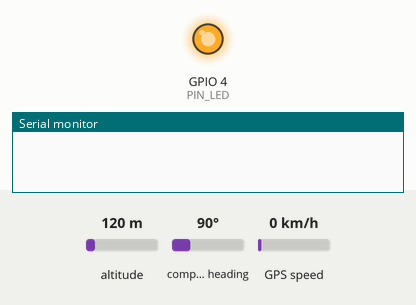
The sketch below on a simulated ESP32. Shown: output pins drawn as LEDs (lit = HIGH), the last lines printed to the serial monitor. Inputs (shaded band) come from the test bench; at power-on: altitude 120 m, compass heading 90°, GPS speed 0 km/h. WiFi joins after 1.5 s; servers stay silent unless stated; uploads are accepted with an empty reply; the GPS gets a fix after 3 s at 37.7749, -122.4194 with 8 satellites; pins used as bus, display or sensor lines are not drawn.

Above: at 0.1 s.
At 0.6 s:
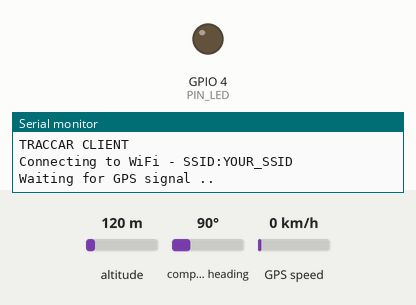
Timing chart, 0 to 40.5 s (numbered marks = the images above):
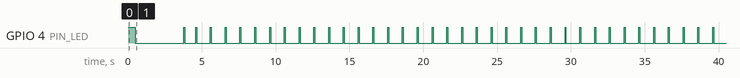

Measured:
- by itself, GPIO 4 (PIN_LED): goes LOW 3.3 s, HIGH 0.07 s, LOW 0.73 s, 35 × (HIGH 0.07 s, LOW 0.93 s), HIGH 0.07 s, then LOW

The sketch:

traccar_client_wifi.ino
```cpp
// (licence header left out)
#include <Arduino.h>
#include <WiFi.h>
#include <TinyGPS.h>

#define PIN_LED 4
#define PIN_GPS_POWER 15
#define PIN_GPS_UART_RXD 32
#define PIN_GPS_UART_TXD 33

#define GPS_BAUDRATE 115200
#define WIFI_SSID "YOUR_SSID"
#define WIFI_PASSWORD "YOUR_PASSWORD"
#define WIFI_JOIN_INTERVAL 15000

#define TRACCAR_HOST "YOUR_TRACCAR_HOST"
#define TRACCAR_PORT 5055
#define TRACCAR_DEV_ID "YOUR_DEVICE_ID"

TinyGPS gps;
WiFiClient client;

bool checkWiFi()
{
  // check WiFi connection and re-connect if disconnected
  static uint32_t wifiStartTime = 0;
  if (WiFi.status() != WL_CONNECTED) {
    if (wifiStartTime == 0 || millis() - wifiStartTime > WIFI_JOIN_INTERVAL) {
        Serial.println();
        Serial.print("Connecting to WiFi - SSID:");
        Serial.println(WIFI_SSID);
        WiFi.disconnect(false);
        WiFi.mode(WIFI_STA);
        WiFi.begin(WIFI_SSID, WIFI_PASSWORD);
        wifiStartTime = millis();
    }
    return false;
  } else {
    if (wifiStartTime) {
      // just connected
      Serial.println();
      Serial.print("WiFi connected. IP:");
      Serial.println(WiFi.localIP());
      wifiStartTime = 0;
    }
    return true;
  }
}

void setup()
{
  // turn on indicator LED
  pinMode(PIN_LED, OUTPUT);
  digitalWrite(PIN_LED, HIGH);
  // turn on GPS power
  pinMode(PIN_GPS_POWER, OUTPUT);
  digitalWrite(PIN_GPS_POWER, HIGH);

  // USB serial
  Serial.begin(115200);
  delay(500);
  Serial.println("TRACCAR CLIENT");

  // initialize WiFi
  checkWiFi();

  // start serial UART where GPS receiver is connected
  Serial1.begin(GPS_BAUDRATE, SERIAL_8N1, PIN_GPS_UART_RXD, PIN_GPS_UART_TXD);
  Serial.print("Waiting for GPS signal ");

  // turn off indicator LED
  digitalWrite(PIN_LED, LOW);
}

void loop()
{
  static unsigned long lastutc = 0;

  // check incoming NMEA data from GPS
  if (!Serial1.available()) {
    return;
  }

  // read a character of NMEA stream from GPS
  char c = Serial1.read();
  if (lastutc == 0) {
    // display progress before GPS has signal
    if (c == '\n') Serial.write('.');
  }

  // decode NMEA stream
  if (!gps.encode(c)) {
    return;
  }

  // check WiFi connection and connect to Traccar server if disconnected
  if (checkWiFi()) {
    if (!client.connected()) {
      Serial.print("Connecting to ");
      Serial.print(TRACCAR_HOST);
      Serial.print("...");
      if (client.connect(TRACCAR_HOST, TRACCAR_PORT)) {
        Serial.println("OK");
      } else {
        Serial.println("failed");
        delay(3000);
        return;
      }
    }
  }

  // check UTC timestamp from GPS
  unsigned long utcdate, utctime;
  gps.get_datetime(&utcdate, &utctime, 0);
  if (utctime == lastutc) {
    return;
  }

  // turn on  indicator LED
  digitalWrite(PIN_LED, HIGH);

  // now that new GPS coordinates are available
  long lat, lng;
  gps.get_position(&lat, &lng, 0);
  long speed = gps.speed();
  long alt = gps.altitude();
  int sats = gps.satellites();
  int heading = gps.course();
  // generate ISO time string
  char isotime[24];
  sprintf(isotime, "%04u-%02u-%02uT%02u:%02u:%02u.%01uZ",
    (unsigned int)(utcdate % 100) + 2000, (unsigned int)(utcdate / 100) % 100, (unsigned int)(utcdate / 10000),
    (unsigned int)(utctime / 1000000), (unsigned int)(utctime % 1000000) / 10000, (unsigned int)(utctime % 10000) / 100, ((unsigned int)utctime % 100) / 10);

  // display GPS UTC time and coordinates
  Serial.print(isotime);
  Serial.print(" LAT:");
  Serial.print((float)lat / 1000000, 6);
  Serial.print(" LNG:");
  Serial.print((float)lng / 1000000, 6);
  Serial.print(" Speed:");
  Serial.print((int)speed * 1852 / 100000);
  Serial.print("km/h Alt:");
  Serial.print(alt / 100);
  Serial.print("m Sats:");
  Serial.println(sats);

  // arrange and send data in OsmAnd protocol
  // refer to https://www.traccar.org/osmand
  char data[128];
  sprintf(data, "&lat=%f&lon=%f&altitude=%d&speed=%f&heading=%d", (float)lat / 1000000, (float)lng / 1000000, (int)(alt / 100), (float)speed / 100, heading / 100);
  // send data
  client.print(String("GET /?id=") + TRACCAR_DEV_ID + "&timestamp=" + isotime + data + " HTTP/1.1\r\n" +
    "Host: " + TRACCAR_HOST + "\r\n" +
    "Connection: keep-alive\r\n\r\n");

  // waiting for server response while still decoding NMEA
  for (uint32_t t = millis(); !client.available() && millis() - t < 3000; ) {
    if (Serial1.available()) {
      gps.encode(Serial1.read());
    }
  }
  // output server response
  while(client.available()) {
    Serial.print((char)client.read());
  }

  // keep processed UTC timestamp
  lastutc = utctime;

  // turn off indicator LED
  digitalWrite(PIN_LED, LOW);
}
```
